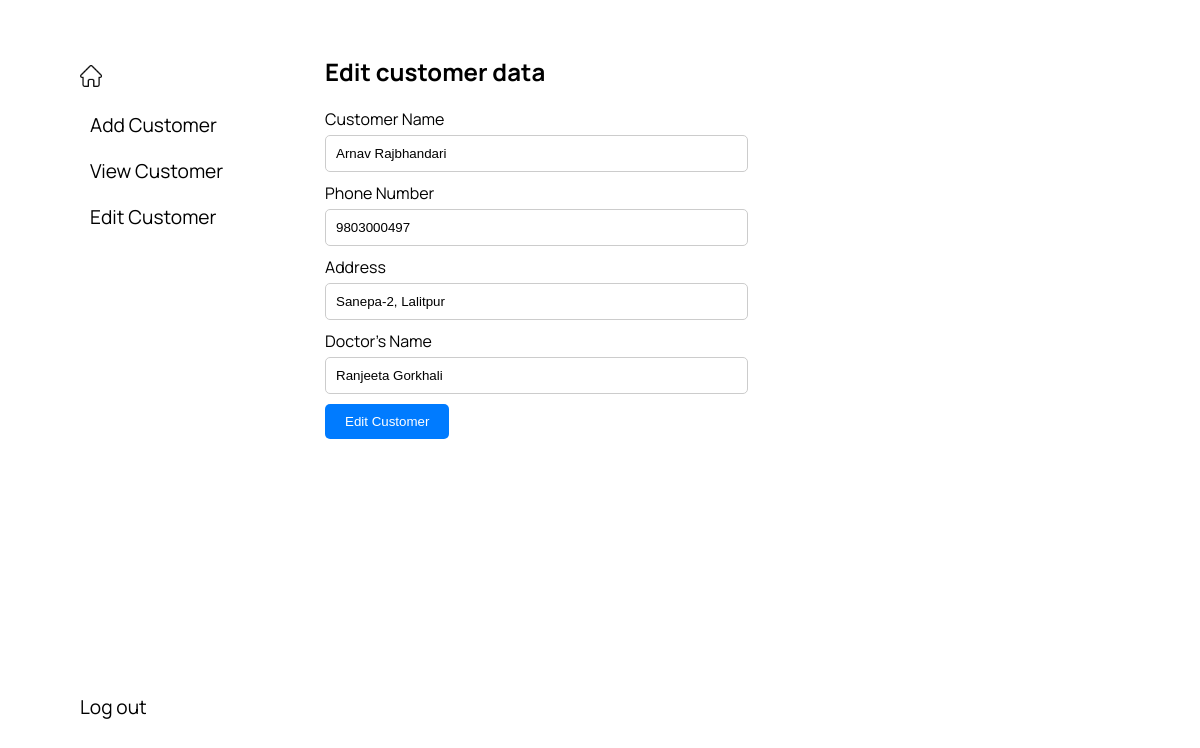
Screenshot of /edit_customer.php?cid=1 with the database file from the repository.
### tables this page shows
CREATE TABLE `customer` (
  `cid` int(11) NOT NULL,
  `c_name` varchar(75) NOT NULL,
  `c_contact` varchar(10) NOT NULL,
  `c_address` varchar(75) NOT NULL,
  `doctor_name` varchar(75) NOT NULL
);

### edit_customer.php (the view, shortened to what this page needs)
<!DOCTYPE html>
<html>
<head>
  <link rel="stylesheet" type="text/css" href="style-test.css">
</head>
<body>
  <div class="depth-0">
    <div class="nav-depth-1">
      <div class="nav-depth-2">
        <div class="customer-nav-depth-3-links">
          <div class="customer-nav-depth-4-logo">
            <a href="#"><img src="home.png" class="home-logo-img"></a>
          </div>
          <div class="nav-depth-4-links">
            <ul class="nav-links">
              <li><a href="add_customer.php">Add Customer</a></li>
              <li><a href="view_customer.php">View Customer</a></li>
              <li><a href="edit_customer.php">Edit Customer</a></li>
            </ul>
          </div>
        </div>
        <div class="nav-depth-3-logout">
          <a href="login.php">Log out</a>
        </div>
      </div>
    </div>
    <div class="container-depth-1">
      <div class="container-depth-2-head">
        <h1>Edit customer data</h1>
      </div>
      <div class="container-depth-2-form">
        <?php
        include 'db_connect.php';
        if (isset($_GET['cid'])) {
          $cid = mysqli_real_escape_string($conn, $_GET['cid']);
          $sql = "SELECT * FROM customer WHERE cid = $cid";
          $result = mysqli_query($conn, $sql);
          if (mysqli_num_rows($result) > 0) {
            $row = mysqli_fetch_assoc($result);
          } else {
            echo "No record found.";
            exit();
          }
        }
        ?>
        <form class="add-customer-form" method="post" action="edit_customer.php?cid=<?php echo $row['cid']; ?>">
          <div class="form-field-add-customer">
            <label for="customer-name">Customer Name</label>
            <input type="text" id="customer-name" name="customer-name" value="<?php echo $row['c_name']; ?>">
          </div>
          <div class="form-field-add-customer">
            <label for="phone-number">Phone Number</label>
            <input type="text" id="phone-number" name="phone-number" value="<?php echo $row['c_contact']; ?>">
          </div>
          <div class="form-field-add-customer">
            <label for="address">Address</label>
            <input type="text" id="address" name="address" value="<?php echo $row['c_address']; ?>">
          </div>
          <div class="form-field-add-customer">
            <label for="doctor-name">Doctor's Name</label>
            <input type="text" id="doctor-name" name="doctor-name" value="<?php echo $row['doctor_name']; ?>">
          </div>
          <button class="button-add-customer" type="submit">Edit Customer</button>
        </form>
      </div>
    </div>
  </div>
</body>
</html>

### style-test.css (style rules this page uses)
body { font-family: 'Manrope'; margin: 0; padding: 0; background-color: #ffffff; opacity: 0; transition: opacity 0.2s ease-in-out; }
body.loaded { opacity: 1; }
body, html { scroll-behavior: smooth; }
.depth-0 { padding: 10px; height: 100vh; width: 100%; display: flex; box-sizing: border-box; }
.nav-depth-1 { width: 25%; margin: 0; padding: 10px; padding-left: 50px ; background-color: #fff; box-sizing: border-box; }
.container-depth-1 { width: 75%; margin: 0; padding: 20px; box-sizing: border-box; }
.nav-depth-2 { display: flex; flex-direction: column; justify-content: space-between; height: 100%; }
.nav-depth-3-logout { width: 100%; align-self: flex-start; margin-bottom: 50px; padding: 5px 10px; }
.nav-depth-3-logout a { text-decoration: none; font-size: 1.2rem; color: #000000; padding: 5px 10px; display: block; width: 100%; }
.nav-depth-4-links { width: 100%; }
.nav-depth-4-links ul { list-style-type: none; padding: 0; margin: 0; }
.nav-depth-4-links ul li { margin-bottom: 10px; }
.nav-depth-4-links ul li a { text-decoration: none; font-size: 1.2rem; color: black; padding: 5px 10px; display: block; }
.container-depth-2-head { margin-bottom: 20px; margin-top:25px ; }
.container-depth-2-head h1 { margin: 0; font-size: 24px; color: #000; }
.home-logo-img { width: 10%; display: block; margin-bottom: 20px; }
.customer-nav-depth-4-logo { width: 100%; }
.customer-nav-depth-3-links { width: 95%; margin-top: 25px; padding: 20px; }
.container-depth-2-form { display: flex; flex-direction: column; align-items: flex-start; width: 100%; }
.form-field-add-customer { margin-bottom: 10px; }
.add-customer-form { width: 100%; }
.form-field-add-customer label { display: block; margin-bottom: 5px; }
.form-field-add-customer input { width: 100%; padding: 10px; border: 1px solid #ccc; border-radius: 5px; box-sizing: border-box; width:50%; color: #000; }
.form-field-add-customer input::placeholder { color: rgba(0, 0, 0, 0.5); }
.button-add-customer { padding: 10px 20px; background-color: #007bff; color: white; border: none; border-radius: 5px; cursor: pointer; align-items: center; }

### rows the page displays
customer: customer-name "Arnav Rajbhandari", phone-number "9803000497", address "Sanepa-2, Lalitpur", doctor-name "Ranjeeta Gorkhali"
